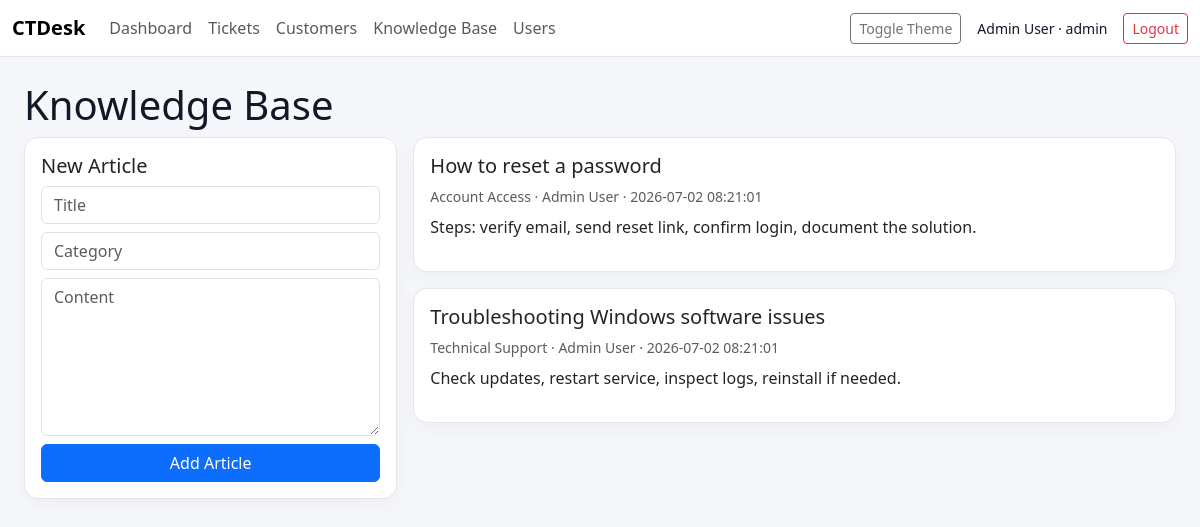
The app's page /knowledge-base (signed in), older data.
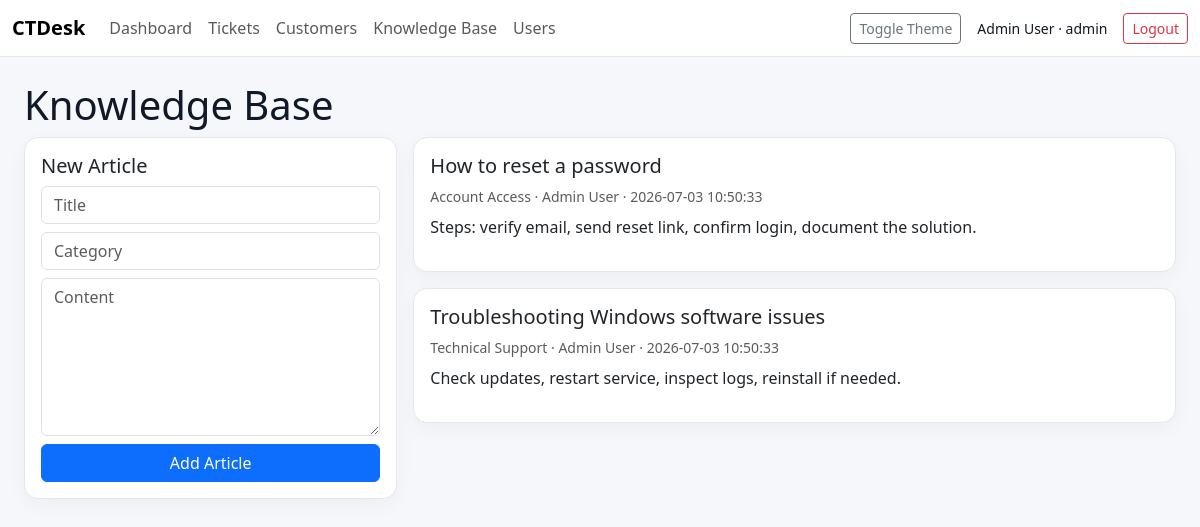
The same page, newer data.
### tables this page shows
CREATE TABLE knowledge_base (
        id INTEGER PRIMARY KEY AUTOINCREMENT,
        title TEXT NOT NULL,
        category TEXT NOT NULL,
        content TEXT NOT NULL,
        created_by INTEGER NOT NULL,
        created_at TEXT NOT NULL,
        FOREIGN KEY(created_by) REFERENCES users(id)
    );

CREATE TABLE users (
        id INTEGER PRIMARY KEY AUTOINCREMENT,
        name TEXT NOT NULL,
        email TEXT NOT NULL UNIQUE,
        password_hash TEXT NOT NULL,
        role TEXT NOT NULL CHECK(role IN ('admin', 'agent', 'customer')),
        created_at TEXT NOT NULL
    );

### app.py (the view, shortened to what this page needs)
@app.route("/knowledge-base", methods=["GET", "POST"])
@login_required
@staff_required
def knowledge_base():
    conn = db()
    articles = conn.execute("""
        SELECT kb.*, u.name AS author
        FROM knowledge_base kb
        JOIN users u ON u.id = kb.created_by
        ORDER BY kb.created_at DESC
    """).fetchall()
    conn.close()
    return render_template("knowledge_base.html", articles=articles)

### app.py (called while the page is built)
def db():
    conn = sqlite3.connect(DB_NAME)
    conn.row_factory = sqlite3.Row
    return conn

def login_required(fn):
    @wraps(fn)
    def wrapper(*args, **kwargs):
        if "user_id" not in session:
            return redirect(url_for("login"))
        return fn(*args, **kwargs)
    return wrapper

def staff_required(fn):
    @wraps(fn)
    def wrapper(*args, **kwargs):
        if session.get("role") not in ("admin", "agent"):
            flash("Staff access required.", "danger")
            return redirect(url_for("dashboard"))
        return fn(*args, **kwargs)
    return wrapper

@app.context_processor
def inject_user():
    return {"current_user": session}

### templates/knowledge_base.html
{% extends "base.html" %}
{% block content %}
<h1>Knowledge Base</h1>
<div class="row g-3">
    {% if current_user.get('role') == 'admin' %}
    <div class="col-md-4">
        <form method="post" class="card p-3">
            <h5>New Article</h5>
            <input class="form-control mb-2" name="title" placeholder="Title" required>
            <input class="form-control mb-2" name="category" placeholder="Category" required>
            <textarea class="form-control mb-2" name="content" rows="6" placeholder="Content" required></textarea>
            <button class="btn btn-primary">Add Article</button>
        </form>
    </div>
    {% endif %}
    <div class="{% if current_user.get('role') == 'admin' %}col-md-8{% else %}col-md-12{% endif %}">
        {% for a in articles %}
        <div class="card p-3 mb-3">
            <h5>{{ a.title }}</h5>
            <div class="text-muted small">{{ a.category }} · {{ a.author }} · {{ a.created_at }}</div>
            <p class="mt-2">{{ a.content }}</p>
        </div>
        {% endfor %}
    </div>
</div>
{% endblock %}

Row changes from the older to the newer data that the page shows:
changed knowledge_base "How to reset a password": created_at "2026-07-02 08:21:01" → "2026-07-03 10:50:33"
changed knowledge_base "Troubleshooting Windows software issues": created_at "2026-07-02 08:21:01" → "2026-07-03 10:50:33"
